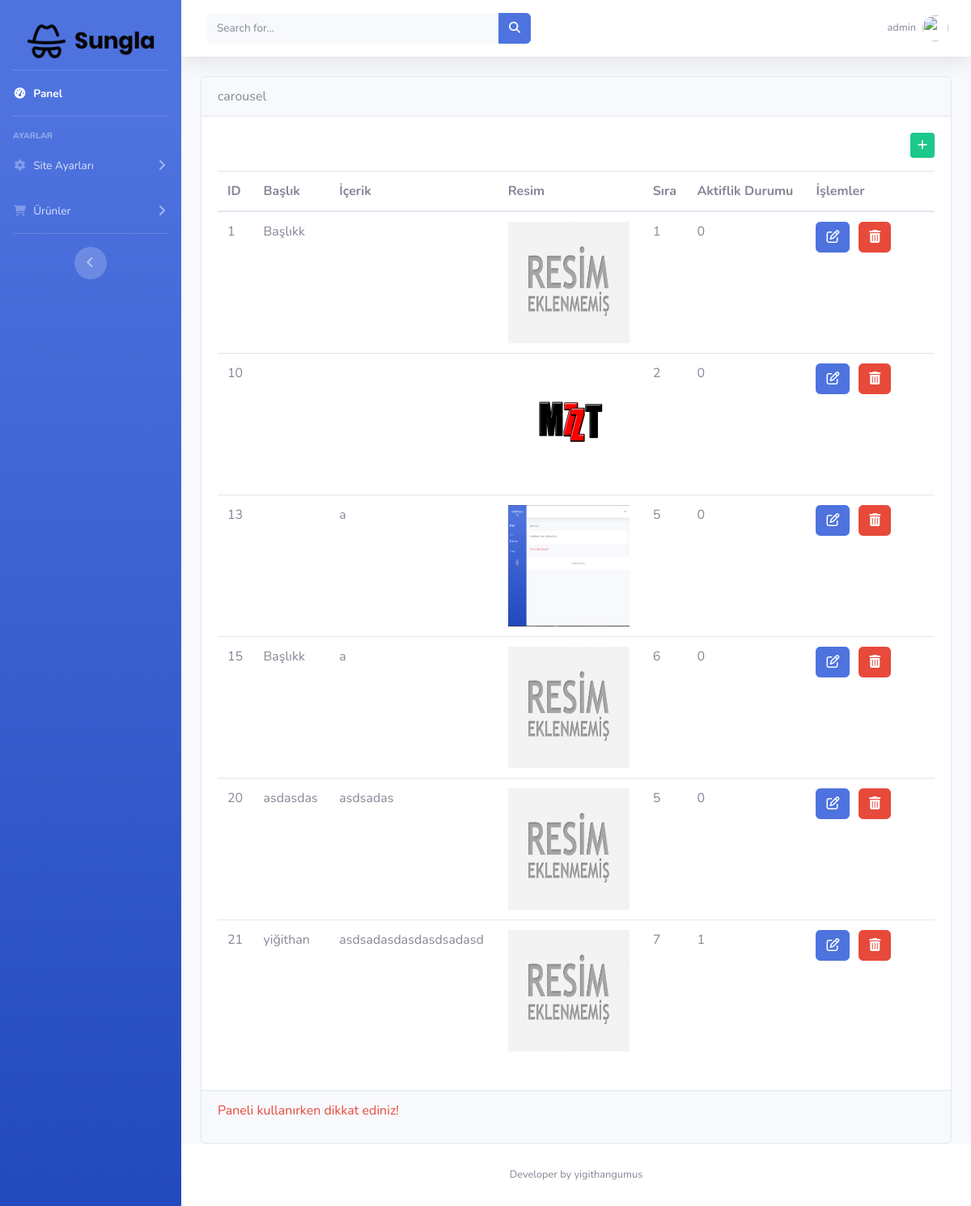
Screenshot of /gozluk-eticaret/gozluk-eticaret/admin/carousel.php (signed in) with the database file from the repository.
### tables this page shows
CREATE TABLE `ayarlar` (
  `id` int(1) NOT NULL,
  `site_logo` varchar(400) NOT NULL,
  `site_baslik` varchar(350) NOT NULL,
  `site_aciklama` varchar(300) NOT NULL,
  `site_link` varchar(100) NOT NULL,
  `site_sahip_mail` varchar(100) NOT NULL,
  `site_mail_host` varchar(100) NOT NULL,
  `site_mail_mail` varchar(100) NOT NULL,
  `site_mail_port` int(11) NOT NULL,
  `site_mail_sifre` varchar(100) NOT NULL,
  `site_konum` varchar(300) NOT NULL,
  `site_telefon` varchar(300) NOT NULL,
  `site_instagram` varchar(300) NOT NULL,
  `site_linkedin` varchar(300) NOT NULL,
  `site_twitter` varchar(300) NOT NULL,
  `site_facebook` varchar(300) NOT NULL
);

CREATE TABLE `carousel` (
  `carousel_id` int(11) NOT NULL,
  `carousel_baslik` varchar(30) NOT NULL,
  `carousel_resim` varchar(300) NOT NULL,
  `carousel_sira` int(11) NOT NULL,
  `carousel_mesaj` varchar(300) NOT NULL,
  `carousel_aktiflik` varchar(1) DEFAULT '1'
);

### gozluk-eticaret/gozluk-eticaret/islemler/vt.php (called while the page is built, shortened)
<?php
	$host="localhost";
	$vtname="egozluk";
	$username="root";
	$password="";
	try {
		$db=new pdo("mysql:host=$host;dbname=$vtname;charset=utf8",$username,$password);
	} catch (Exception $e) {
		echo "Bağlantı başarısız";
		echo $e->getMessage();
	}
	$sorgu=$db->prepare("SELECT * FROM ayarlar");
	$sorgu->execute();
	$ayarcek=$sorgu->fetch(PDO::FETCH_ASSOC);
 ?>

### gozluk-eticaret/gozluk-eticaret/admin/carousel.php (the view, shortened to what this page needs)
<?php
include 'header.php';
$sorgu=$db->prepare("SELECT * FROM carousel");
$sorgu->execute();
?>
            <div class="container-fluid">
              <div class="card">
                <div class="card-header">
                  carousel
                </div>
                <div class="card-body">
                  <p class="text-right">
                  <a href="carouselekle.php" class="btn btn-success btn-sm"><i class="fa fa-plus"></i></a>
                </p>
                    <table class="table table-hover">
                      <thead>
                        <tr>
                          <th>ID</th>
                          <th>Başlık</th>
                          <th>İçerik</th>
                          <th>Resim</th>
                          <th>Sıra</th>
                          <th>Aktiflik Durumu</th>
                          <th>İşlemler</th>
                        </tr>
                      </thead>
                      <tbody>
                        <?php while ($carouselcek=$sorgu->fetch(PDO::FETCH_ASSOC)) {   ?>
                        <tr>
                          <td><?php echo $carouselcek['carousel_id'] ?></td>
                          <td><?php echo $carouselcek['carousel_baslik'] ?></td>
                          <td><?php echo $carouselcek['carousel_mesaj'] ?></td>
                          <td><img src="../carousel_resim/<?php echo $carouselcek['carousel_resim'] ?>" style="width: 150px;height: 150px;"></td>
                          <td><?php echo $carouselcek['carousel_sira'] ?></td>
                          <td><?php echo $carouselcek['carousel_aktiflik'] ?></td>
                          <td>
                            <div class="row">
                              <div class="col-md-4">
                                <form action="carouselduzenle.php" method="POST">
                                  <button class="btn btn-primary"><i class="fa fa-edit"></i></button>
                                </form>
                              </div>
                              <div class="col-md-4">
                                <form action="../islemler/ajax.php" method="POST">
                                  <button class="btn btn-danger" name="carouselsil"><i class="fa fa-trash"></i></button>
                                </form>
                              </div>
                              <div class="col-md-4">
                              </div>
                            </div>
                          </td>
                        </tr>
                      <?php } ?>
                      </tbody>
                    </table>
                </div>
                <div class="card-footer">
                  <p class="text-danger">Paneli kullanırken dikkat ediniz!</p>
                </div>
              </div>
           </div>
       <?php include 'footer.php'; ?>

### gozluk-eticaret/gozluk-eticaret/admin/header.php (shortened to what this page needs)
    <?php
    include '../islemler/vt.php';
    ?>
<!DOCTYPE html>
<html lang="en">
<head>
    <link href="vendor/fontawesome-free/css/all.min.css" rel="stylesheet" type="text/css">
    <link href="css/sb-admin-2.min.css" rel="stylesheet">
</head>
<body id="page-top">
    <div id="wrapper">
        <ul class="navbar-nav bg-gradient-primary sidebar sidebar-dark accordion" id="accordionSidebar">
            <a class="sidebar-brand d-flex align-items-center justify-content-center mt-3" href="index.php">
                <div class="sidebar-brand-text mx-3"><img src="../dosyalar/<?php echo $ayarcek['site_logo']  ?>" class="img-fluid"></div>
            </a>
            <hr class="sidebar-divider my-0">
            <li class="nav-item active">
                <a class="nav-link" href="#">
                    <i class="fas fa-fw fa-tachometer-alt"></i>
                    <span>Panel</span></a>
            </li>
            <hr class="sidebar-divider">
            <div class="sidebar-heading">
                Ayarlar
            </div>
            <li class="nav-item">
                <a class="nav-link collapsed" href="#" data-toggle="collapse" data-target="#collapseTwo"
                    aria-expanded="true" aria-controls="collapseTwo">
                    <i class="fas fa-fw fa-cog"></i>
                    <span>Site Ayarları</span>
                </a>
            </li>
            <li class="nav-item">
                <a class="nav-link collapsed" href="#" data-toggle="collapse" data-target="#collapseThree"
                    aria-expanded="true" aria-controls="collapseThree">
                    <i class="fas fa-fw fa-shopping-cart"></i>
                    <span>Ürünler</span>
                </a>
            </li>
            <hr class="sidebar-divider d-none d-md-block">
            <div class="text-center d-none d-md-inline">
                <button class="rounded-circle border-0" id="sidebarToggle"></button>
            </div>
        </ul>
        <div id="content-wrapper" class="d-flex flex-column">
            <div id="content">
                <nav class="navbar navbar-expand navbar-light bg-white topbar mb-4 static-top shadow">
                    <form
                        class="d-none d-sm-inline-block form-inline mr-auto ml-md-3 my-2 my-md-0 mw-100 navbar-search">
                        <div class="input-group">
                            <input type="text" class="form-control bg-light border-0 small" placeholder="Search for..."
                                aria-label="Search" aria-describedby="basic-addon2">
                            <div class="input-group-append">
                                <button class="btn btn-primary" type="button">
                                    <i class="fas fa-search fa-sm"></i>
                                </button>
                            </div>
                        </div>
                    </form>
                    <ul class="navbar-nav ml-auto">
                        <li class="nav-item dropdown no-arrow">
                            <a class="nav-link dropdown-toggle" href="#" id="userDropdown" role="button"
                                data-toggle="dropdown" aria-haspopup="true" aria-expanded="false">
                                <span class="mr-2 d-none d-lg-inline text-gray-600 small"><?php echo $_SESSION['kul_isim'] ?></span>
                                <img class="img-profile rounded-circle" src="kisiler/<?php echo $_SESSION['kul_resim'] ?>">
                            </a>
                        </li>
                    </ul>
                </nav>

### rows the page displays
ayarlar: site_logo (picture)
carousel: carousel_id "1", carousel_baslik "Başlıkk", carousel_resim (picture), carousel_sira "1", carousel_aktiflik "0"
carousel: carousel_id "10", carousel_resim (picture), carousel_sira "2", carousel_aktiflik "0"
carousel: carousel_id "13", carousel_mesaj "a", carousel_resim (picture), carousel_sira "5", carousel_aktiflik "0"
carousel: carousel_id "15", carousel_baslik "Başlıkk", carousel_mesaj "a", carousel_resim (picture), carousel_sira "6", carousel_aktiflik "0"
carousel: carousel_id "20", carousel_baslik "asdasdas", carousel_mesaj "asdsadas", carousel_resim (picture), carousel_sira "5", carousel_aktiflik "0"
carousel: carousel_id "21", carousel_baslik "yiğithan", carousel_mesaj "asdsadasdasdasdsadasd", carousel_resim (picture), carousel_sira "7", carousel_aktiflik "1"

### other values shown
$_SESSION['kul_isim'] "admin"
